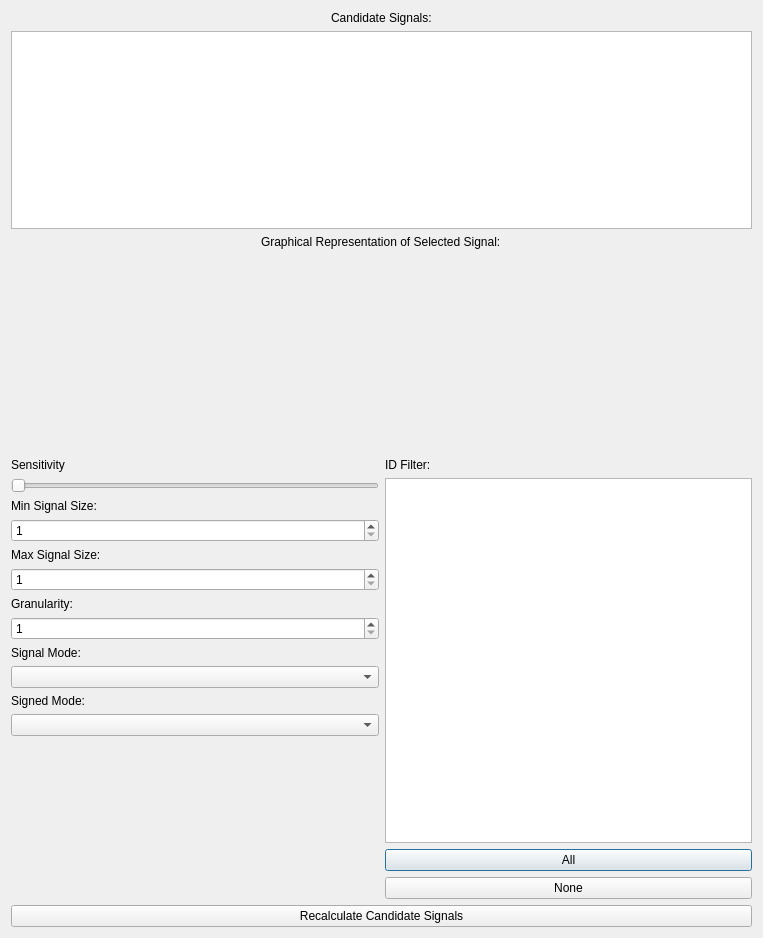
<?xml version="1.0" encoding="UTF-8"?>
<ui version="4.0">
 <class>RangeStateWindow</class>
 <widget class="QDialog" name="RangeStateWindow">
  <property name="geometry">
   <rect>
    <x>0</x>
    <y>0</y>
    <width>763</width>
    <height>938</height>
   </rect>
  </property>
  <property name="windowTitle">
   <string>Range State Window</string>
  </property>
  <layout class="QVBoxLayout" name="verticalLayout">
   <item>
    <layout class="QVBoxLayout" name="verticalLayout_4" stretch="0,2,0,2">
     <item alignment="Qt::AlignHCenter">
      <widget class="QLabel" name="label_7">
       <property name="text">
        <string>Candidate Signals:</string>
       </property>
      </widget>
     </item>
     <item>
      <widget class="QListWidget" name="listCandidates"/>
     </item>
     <item alignment="Qt::AlignHCenter">
      <widget class="QLabel" name="label_8">
       <property name="text">
        <string>Graphical Representation of Selected Signal:</string>
       </property>
      </widget>
     </item>
     <item>
      <widget class="QCustomPlot" name="graphSignal" native="true">
       <property name="sizePolicy">
        <sizepolicy hsizetype="Expanding" vsizetype="Expanding">
         <horstretch>0</horstretch>
         <verstretch>0</verstretch>
        </sizepolicy>
       </property>
      </widget>
     </item>
    </layout>
   </item>
   <item>
    <layout class="QHBoxLayout" name="horizontalLayout">
     <item>
      <layout class="QVBoxLayout" name="verticalLayout_3">
       <item>
        <widget class="QLabel" name="label">
         <property name="text">
          <string>Sensitivity</string>
         </property>
        </widget>
       </item>
       <item>
        <widget class="QSlider" name="slideSensitivity">
         <property name="minimum">
          <number>10</number>
         </property>
         <property name="maximum">
          <number>250</number>
         </property>
         <property name="orientation">
          <enum>Qt::Horizontal</enum>
         </property>
        </widget>
       </item>
       <item>
        <widget class="QLabel" name="label_2">
         <property name="text">
          <string>Min Signal Size:</string>
         </property>
        </widget>
       </item>
       <item>
        <widget class="QSpinBox" name="spinMinSigSize">
         <property name="minimum">
          <number>1</number>
         </property>
         <property name="maximum">
          <number>32</number>
         </property>
        </widget>
       </item>
       <item>
        <widget class="QLabel" name="label_3">
         <property name="text">
          <string>Max Signal Size:</string>
         </property>
        </widget>
       </item>
       <item>
        <widget class="QSpinBox" name="spinMaxSigSize">
         <property name="minimum">
          <number>1</number>
         </property>
         <property name="maximum">
          <number>32</number>
         </property>
        </widget>
       </item>
       <item>
        <widget class="QLabel" name="label_4">
         <property name="text">
          <string>Granularity:</string>
         </property>
        </widget>
       </item>
       <item>
        <widget class="QSpinBox" name="spinGranularity">
         <property name="minimum">
          <number>1</number>
         </property>
         <property name="maximum">
          <number>32</number>
         </property>
        </widget>
       </item>
       <item>
        <widget class="QLabel" name="label_5">
         <property name="text">
          <string>Signal Mode:</string>
         </property>
        </widget>
       </item>
       <item>
        <widget class="QComboBox" name="cbSignalMode"/>
       </item>
       <item>
        <widget class="QLabel" name="label_9">
         <property name="text">
          <string>Signed Mode:</string>
         </property>
        </widget>
       </item>
       <item>
        <widget class="QComboBox" name="cbSignedMode"/>
       </item>
       <item>
        <spacer name="verticalSpacer">
         <property name="orientation">
          <enum>Qt::Vertical</enum>
         </property>
         <property name="sizeHint" stdset="0">
          <size>
           <width>20</width>
           <height>40</height>
          </size>
         </property>
        </spacer>
       </item>
      </layout>
     </item>
     <item>
      <layout class="QVBoxLayout" name="verticalLayout_2">
       <item>
        <widget class="QLabel" name="label_6">
         <property name="text">
          <string>ID Filter:</string>
         </property>
        </widget>
       </item>
       <item>
        <widget class="QListWidget" name="listFilter"/>
       </item>
       <item>
        <widget class="QPushButton" name="btnAllFilter">
         <property name="text">
          <string>All</string>
         </property>
        </widget>
       </item>
       <item>
        <widget class="QPushButton" name="btnNoneFilter">
         <property name="text">
          <string>None</string>
         </property>
        </widget>
       </item>
      </layout>
     </item>
    </layout>
   </item>
   <item>
    <widget class="QPushButton" name="btnRecalc">
     <property name="text">
      <string>Recalculate Candidate Signals</string>
     </property>
    </widget>
   </item>
  </layout>
 </widget>
 <customwidgets>
  <customwidget>
   <class>QCustomPlot</class>
   <extends>QWidget</extends>
   <header>qcustomplot.h</header>
   <container>1</container>
  </customwidget>
 </customwidgets>
 <tabstops>
  <tabstop>slideSensitivity</tabstop>
  <tabstop>spinMinSigSize</tabstop>
  <tabstop>spinMaxSigSize</tabstop>
  <tabstop>spinGranularity</tabstop>
  <tabstop>cbSignalMode</tabstop>
  <tabstop>cbSignedMode</tabstop>
  <tabstop>listFilter</tabstop>
  <tabstop>btnAllFilter</tabstop>
  <tabstop>btnNoneFilter</tabstop>
  <tabstop>btnRecalc</tabstop>
  <tabstop>listCandidates</tabstop>
 </tabstops>
 <resources/>
 <connections/>
</ui>
